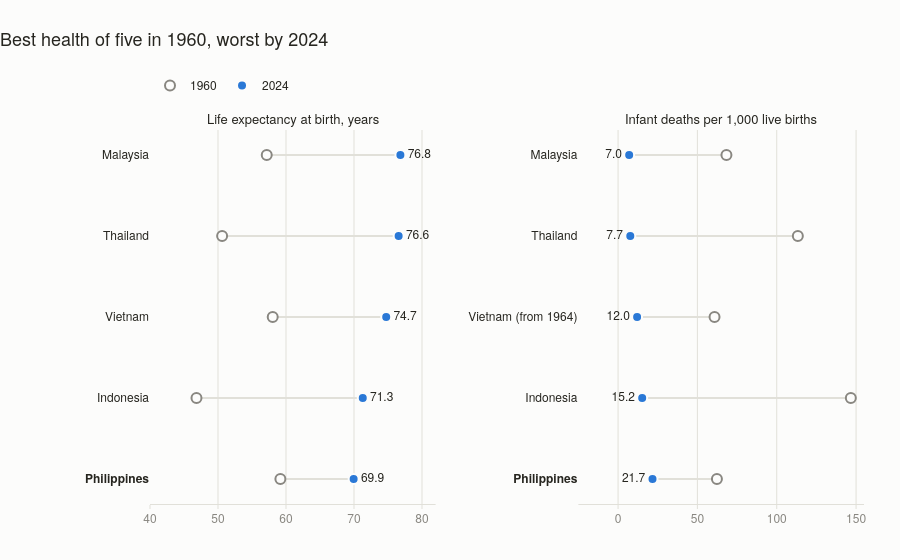

Notebook cell for this chart:
### Code cell
panels = [
    (le_cmp, "Life expectancy at birth, years", "{:.1f}", False),
    (imr_cmp, "Infant deaths per 1,000 live births", "{:.1f}", True),
]
fig = make_subplots(rows=1, cols=2, subplot_titles=[p[1] for p in panels],
                    horizontal_spacing=0.2)
for i, (cmp, title, fmt, lower_better) in enumerate(panels, start=1):
    order = cmp.sort_values("end", ascending=lower_better).index[::-1]
    names = [f"<b>{c}</b>" if c == "Philippines" else
             (f"{c} (from {cmp.start_year[c]})" if cmp.start_year[c] != 1960 else c)
             for c in order]
    for c, n in zip(order, names):
        fig.add_trace(go.Scatter(
            x=[cmp.start[c], cmp.end[c]], y=[n, n], mode="lines",
            line=dict(color=GRID, width=2), hoverinfo="skip", showlegend=False),
            row=1, col=i)
    fig.add_trace(go.Scatter(
        x=cmp.start[order], y=names, mode="markers", name="1960",
        marker=dict(color=SURFACE, size=10, line=dict(color=MUTED, width=2)),
        customdata=cmp.start_year[order],
        hovertemplate="%{y}, %{customdata}: %{x:.1f}<extra></extra>",
        showlegend=i == 1), row=1, col=i)
    fig.add_trace(go.Scatter(
        x=cmp.end[order], y=names, mode="markers+text", name=str(END),
        marker=dict(color=BLUE, size=10, line=dict(color=SURFACE, width=2)),
        text=[fmt.format(v) for v in cmp.end[order]],
        textposition="middle left" if lower_better else "middle right",
        textfont=dict(color=INK, size=12),
        hovertemplate=f"%{{y}}, {END}: %{{x:.1f}}<extra></extra>",
        showlegend=i == 1), row=1, col=i)

fig.update_xaxes(range=[40, 82], row=1, col=1)
fig.update_xaxes(range=[-25, 155], row=1, col=2)
fig.update_yaxes(showgrid=False, tickfont=dict(color=INK, size=12))
fig.update_xaxes(showgrid=True, gridcolor=GRID, zeroline=False)
for a in fig.layout.annotations:
    a.update(font=dict(size=13, color=INK))
fig.update_layout(
    title="Best health of five in 1960, worst by 2024",
    showlegend=True, hovermode="closest",
    legend=dict(orientation="h", x=0, y=1.08, xanchor="left", yanchor="bottom",
                font=dict(color=INK, size=12)),
    margin=dict(l=150, t=130))
save(fig, "seg-05-peer-health", height=480)
fig.show()

### Figure 1 — Plotly figure (JSON) as saved in the notebook; plotly's stock layout.template omitted (floating-point values rounded to 4 significant figures)
{"data": [{"hoverinfo": "skip", "line": {"color": "#e1e0d9", "width": 2}, "mode": "lines", "showlegend": false, "type": "scatter", "x": [59.17, 69.95], "xaxis": "x", "y": ["<b>Philippines</b>", "<b>Philippines</b>"], "yaxis": "y"}, {"hoverinfo": "skip", "line": {"color": "#e1e0d9", "width": 2}, "mode": "lines", "showlegend": false, "type": "scatter", "x": [46.84, 71.29], "xaxis": "x", "y": ["Indonesia", "Indonesia"], "yaxis": "y"}, {"hoverinfo": "skip", "line": {"color": "#e1e0d9", "width": 2}, "mode": "lines", "showlegend": false, "type": "scatter", "x": [58.05, 74.74], "xaxis": "x", "y": ["Vietnam", "Vietnam"], "yaxis": "y"}, {"hoverinfo": "skip", "line": {"color": "#e1e0d9", "width": 2}, "mode": "lines", "showlegend": false, "type": "scatter", "x": [50.61, 76.56], "xaxis": "x", "y": ["Thailand", "Thailand"], "yaxis": "y"}, {"hoverinfo": "skip", "line": {"color": "#e1e0d9", "width": 2}, "mode": "lines", "showlegend": false, "type": "scatter", "x": [57.17, 76.82], "xaxis": "x", "y": ["Malaysia", "Malaysia"], "yaxis": "y"}, {"customdata": [1960, 1960, 1960, 1960, 1960], "hovertemplate": "%{y}, %{customdata}: %{x:.1f}<extra></extra>", "marker": {"color": "#fcfcfb", "line": {"color": "#898781", "width": 2}, "size": 10}, "mode": "markers", "name": "1960", "showlegend": true, "type": "scatter", "x": [59.17, 46.84, 58.05, 50.61, 57.17], "xaxis": "x", "y": ["<b>Philippines</b>", "Indonesia", "Vietnam", "Thailand", "Malaysia"], "yaxis": "y"}, {"hovertemplate": "%{y}, 2024: %{x:.1f}<extra></extra>", "marker": {"color": "#2a78d6", "line": {"color": "#fcfcfb", "width": 2}, "size": 10}, "mode": "markers+text", "name": "2024", "showlegend": true, "text": ["69.9", "71.3", "74.7", "76.6", "76.8"], "textfont": {"color": "#26251f", "size": 12}, "textposition": "middle right", "type": "scatter", "x": [69.95, 71.29, 74.74, 76.56, 76.82], "xaxis": "x", "y": ["<b>Philippines</b>", "Indonesia", "Vietnam", "Thailand", "Malaysia"], "yaxis": "y"}, {"hoverinfo": "skip", "line": {"color": "#e1e0d9", "width": 2}, "mode": "lines", "showlegend": false, "type": "scatter", "x": [62.3, 21.7], "xaxis": "x2", "y": ["<b>Philippines</b>", "<b>Philippines</b>"], "yaxis": "y2"}, {"hoverinfo": "skip", "line": {"color": "#e1e0d9", "width": 2}, "mode": "lines", "showlegend": false, "type": "scatter", "x": [146.7, 15.2], "xaxis": "x2", "y": ["Indonesia", "Indonesia"], "yaxis": "y2"}, {"hoverinfo": "skip", "line": {"color": "#e1e0d9", "width": 2}, "mode": "lines", "showlegend": false, "type": "scatter", "x": [60.8, 12.0], "xaxis": "x2", "y": ["Vietnam (from 1964)", "Vietnam (from 1964)"], "yaxis": "y2"}, {"hoverinfo": "skip", "line": {"color": "#e1e0d9", "width": 2}, "mode": "lines", "showlegend": false, "type": "scatter", "x": [113.3, 7.7], "xaxis": "x2", "y": ["Thailand", "Thailand"], "yaxis": "y2"}, {"hoverinfo": "skip", "line": {"color": "#e1e0d9", "width": 2}, "mode": "lines", "showlegend": false, "type": "scatter", "x": [68.3, 7.0], "xaxis": "x2", "y": ["Malaysia", "Malaysia"], "yaxis": "y2"}, {"customdata": [1960, 1960, 1964, 1960, 1960], "hovertemplate": "%{y}, %{customdata}: %{x:.1f}<extra></extra>", "marker": {"color": "#fcfcfb", "line": {"color": "#898781", "width": 2}, "size": 10}, "mode": "markers", "name": "1960", "showlegend": false, "type": "scatter", "x": [62.3, 146.7, 60.8, 113.3, 68.3], "xaxis": "x2", "y": ["<b>Philippines</b>", "Indonesia", "Vietnam (from 1964)", "Thailand", "Malaysia"], "yaxis": "y2"}, {"hovertemplate": "%{y}, 2024: %{x:.1f}<extra></extra>", "marker": {"color": "#2a78d6", "line": {"color": "#fcfcfb", "width": 2}, "size": 10}, "mode": "markers+text", "name": "2024", "showlegend": false, "text": ["21.7", "15.2", "12.0", "7.7", "7.0"], "textfont": {"color": "#26251f", "size": 12}, "textposition": "middle left", "type": "scatter", "x": [21.7, 15.2, 12.0, 7.7, 7.0], "xaxis": "x2", "y": ["<b>Philippines</b>", "Indonesia", "Vietnam (from 1964)", "Thailand", "Malaysia"], "yaxis": "y2"}], "layout": {"annotations": [{"font": {"color": "#26251f", "size": 13}, "showarrow": false, "text": "Life expectancy at birth, years", "x": 0.2, "xanchor": "center", "xref": "paper", "y": 1.0, "yanchor": "bottom", "yref": "paper"}, {"font": {"color": "#26251f", "size": 13}, "showarrow": false, "text": "Infant deaths per 1,000 live births", "x": 0.8, "xanchor": "center", "xref": "paper", "y": 1.0, "yanchor": "bottom", "yref": "paper"}], "hovermode": "closest", "legend": {"font": {"color": "#26251f", "size": 12}, "orientation": "h", "x": 0, "xanchor": "left", "y": 1.08, "yanchor": "bottom"}, "margin": {"l": 150, "t": 130}, "showlegend": true, "title": {"text": "Best health of five in 1960, worst by 2024"}, "xaxis": {"anchor": "y", "domain": [0.0, 0.4], "gridcolor": "#e1e0d9", "range": [40, 82], "showgrid": true, "zeroline": false}, "xaxis2": {"anchor": "y2", "domain": [0.6, 1.0], "gridcolor": "#e1e0d9", "range": [-25, 155], "showgrid": true, "zeroline": false}, "yaxis": {"anchor": "x", "domain": [0.0, 1.0], "showgrid": false, "tickfont": {"color": "#26251f", "size": 12}}, "yaxis2": {"anchor": "x2", "domain": [0.0, 1.0], "showgrid": false, "tickfont": {"color": "#26251f", "size": 12}}}}
